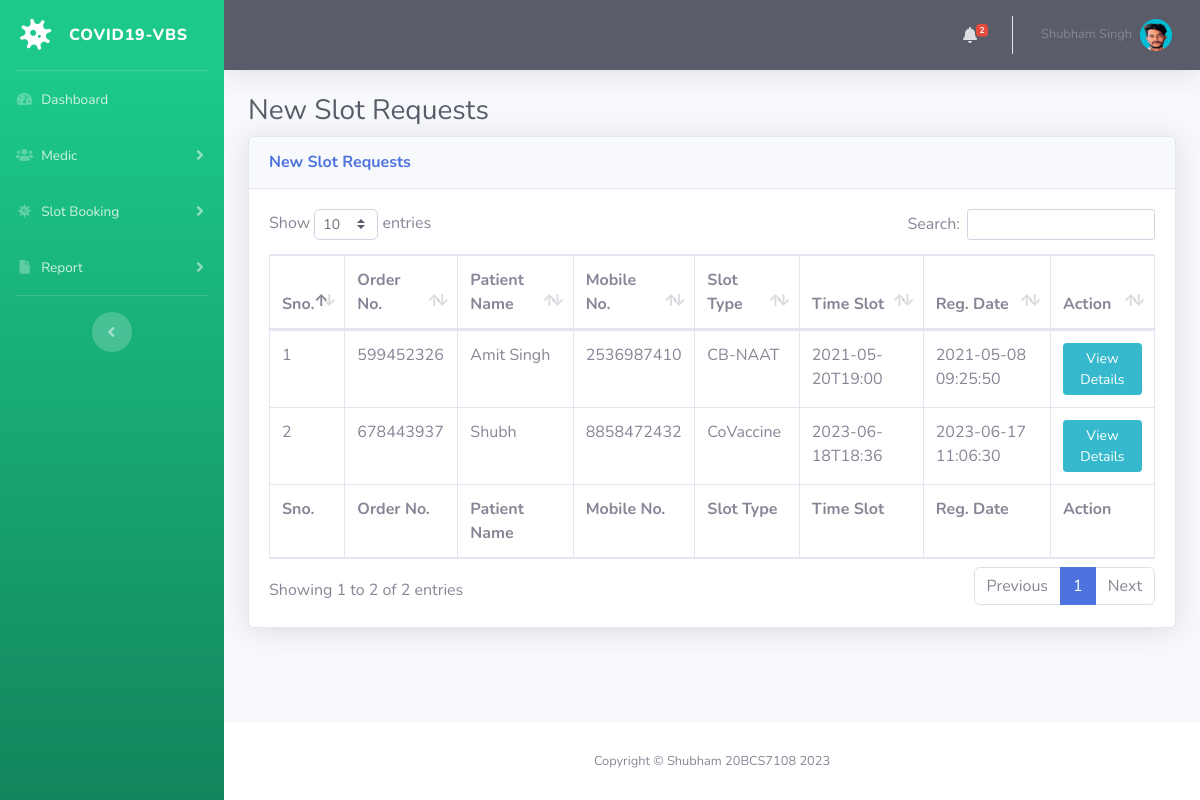
The page /new-test.php (signed in) on the database its author committed.
### tables this page shows
CREATE TABLE `tbltestrecord` (
  `id` int(11) NOT NULL,
  `OrderNumber` bigint(14) DEFAULT NULL,
  `PatientMobileNumber` bigint(14) DEFAULT NULL,
  `TestType` varchar(100) DEFAULT NULL,
  `TestTimeSlot` varchar(120) DEFAULT NULL,
  `ReportStatus` varchar(100) DEFAULT NULL,
  `FinalReport` varchar(150) DEFAULT NULL,
  `ReportUploadTime` varchar(200) DEFAULT NULL,
  `RegistrationDate` timestamp NULL DEFAULT current_timestamp(),
  `AssignedtoEmpId` varchar(150) DEFAULT NULL,
  `AssigntoName` varchar(180) DEFAULT NULL,
  `AssignedTime` varchar(100) DEFAULT NULL
);

CREATE TABLE `tblpatients` (
  `id` int(11) NOT NULL,
  `FullName` varchar(120) DEFAULT NULL,
  `MobileNumber` bigint(12) DEFAULT NULL,
  `DateOfBirth` date DEFAULT NULL,
  `GovtIssuedId` varchar(150) DEFAULT NULL,
  `GovtIssuedIdNo` varchar(150) DEFAULT NULL,
  `FullAddress` varchar(255) DEFAULT NULL,
  `State` varchar(200) DEFAULT NULL,
  `RegistrationDate` timestamp NOT NULL DEFAULT current_timestamp()
);

### new-test.php (the view, shortened to what this page needs)
<?php session_start();
include_once('includes/config.php');
if (strlen($_SESSION['aid']==0)) {
  header('location:logout.php');
  } else{
?>
<!DOCTYPE html>
<html lang="en">
<head>
    <link href="vendor/fontawesome-free/css/all.min.css" rel="stylesheet" type="text/css">
    <link href="css/sb-admin-2.min.css" rel="stylesheet">
    <link href="vendor/datatables/dataTables.bootstrap4.min.css" rel="stylesheet">
</head>
<body id="page-top">
    <div id="wrapper">
  <?php include_once('includes/sidebar.php');?>
        <div id="content-wrapper" class="d-flex flex-column">
            <div id="content">
<?php include_once('includes/topbar.php');?>
                <div class="container-fluid">
                    <h1 class="h3 mb-2 text-gray-800">New Slot Requests</h1>
                    <div class="card shadow mb-4">
                        <div class="card-header py-3">
                            <h6 class="m-0 font-weight-bold text-primary">New Slot Requests</h6>
                        </div>
                        <div class="card-body">
                            <div class="table-responsive">
                                <form name="assignto" method="post">
                    <table class="table table-bordered" id="dataTable" width="100%" cellspacing="0">
                                    <thead>
                                        <tr>
                                            <th>Sno.</th>
                                            <th>Order No.</th>
                                            <th>Patient Name</th>
                                            <th>Mobile No.</th>
                                            <th>Slot Type</th>
                                            <th>Time Slot</th>
                                            <th>Reg. Date</th>
                                            <th>Action</th>
                                        </tr>
                                    </thead>
                                      <tfoot>
                                            <tr>
                                            <th>Sno.</th>
                                            <th>Order No.</th>
                                            <th>Patient Name</th>
                                            <th>Mobile No.</th>
                                            <th>Slot Type</th>
                                            <th>Time Slot</th>
                                            <th>Reg. Date</th>
                                            <th>Action</th>
                                        </tr>
                                    </tfoot>
                                    <tbody>
<?php $query=mysqli_query($con,"select tbltestrecord.OrderNumber,tblpatients.FullName,tblpatients.MobileNumber,tbltestrecord.TestType,tbltestrecord.TestTimeSlot,tbltestrecord.RegistrationDate,tbltestrecord.id as testid from tbltestrecord
join tblpatients on tblpatients.MobileNumber=tbltestrecord.PatientMobileNumber
where ReportStatus is null
    ");
$cnt=1;
while($row=mysqli_fetch_array($query)){
?>
                                        <tr>
                                            <td><?php echo $cnt;?></td>
                                            <td><?php echo $row['OrderNumber'];?></td>
                                            <td><?php echo $row['FullName'];?></td>
                                            <td><?php echo $row['MobileNumber'];?></td>
                                            <td><?php echo $row['TestType'];?></td>
                                            <td><?php echo $row['TestTimeSlot'];?></td>
                                             <td><?php echo $row['RegistrationDate'];?></td>
                                            <td>
                                <a href="test-details.php?tid=<?php echo $row['testid'];?>&&oid=<?php echo $row['OrderNumber'];?>" class="btn btn-info btn-sm">View Details</a>
                            </td>
                                        </tr>
<?php $cnt++;} ?>
                                    </tbody>
                                </table>
                                     </form>
                            </div>
                        </div>
                    </div>
                </div>
            </div>
    <?php include_once('includes/footer.php');?>
        </div>
    </div>
</body>
</html>
<?php } ?>

### includes/topbar.php (shortened to what this page needs)
      <nav class="navbar navbar-expand navbar-dark bg-dark topbar mb-4 static-top shadow">
            <?php if($_SESSION['aid']):?>
                    <ul class="navbar-nav ml-auto">
<?php $query=mysqli_query($con,"select * from tbltestrecord where ReportStatus is null");
$count=mysqli_num_rows($query);
?>
                        <li class="nav-item dropdown no-arrow mx-1">
                            <a class="nav-link dropdown-toggle" href="#" id="alertsDropdown" role="button"
                                data-toggle="dropdown" aria-haspopup="true" aria-expanded="false">
                                <i class="fas fa-bell fa-fw"></i>
                                <span class="badge badge-danger badge-counter"><?php echo $count;?></span>
                            </a>
                        </li>
                        <li class="nav-item dropdown no-arrow">
                            <a class="nav-link dropdown-toggle" href="#" id="userDropdown" role="button"
                                data-toggle="dropdown" aria-haspopup="true" aria-expanded="false">
                <?php
$adid=$_SESSION['aid'];
$ret1=mysqli_query($con,"select AdminName from tbladmin where ID='$adid'");
while($row1=mysqli_fetch_array($ret1)){
?>
                                <span class="mr-2 d-none d-lg-inline text-gray-600 small"><?php  echo $row1['AdminName'];?></span>
                           <?php } ?>
                                <img class="img-profile rounded-circle"
                                    src="img/shubham.png">
                            </a>
                        </li>
                    </ul>
                <?php endif;?>
                </nav>

### rows shown on the page
tbltestrecord: OrderNumber "599452326", tblpatients.FullName "Amit Singh", tblpatients.MobileNumber "2536987410", TestType "CB-NAAT", TestTimeSlot "2021-05-20T19:00", RegistrationDate "2021-05-08 09:25:50"
tbltestrecord: OrderNumber "678443937", tblpatients.FullName "Shubh", tblpatients.MobileNumber "8858472432", TestType "CoVaccine", TestTimeSlot "2023-06-18T18:36", RegistrationDate "2023-06-17 11:06:30"

### other values the page prints
$count "2"
$row1['AdminName'] "Shubham Singh"
